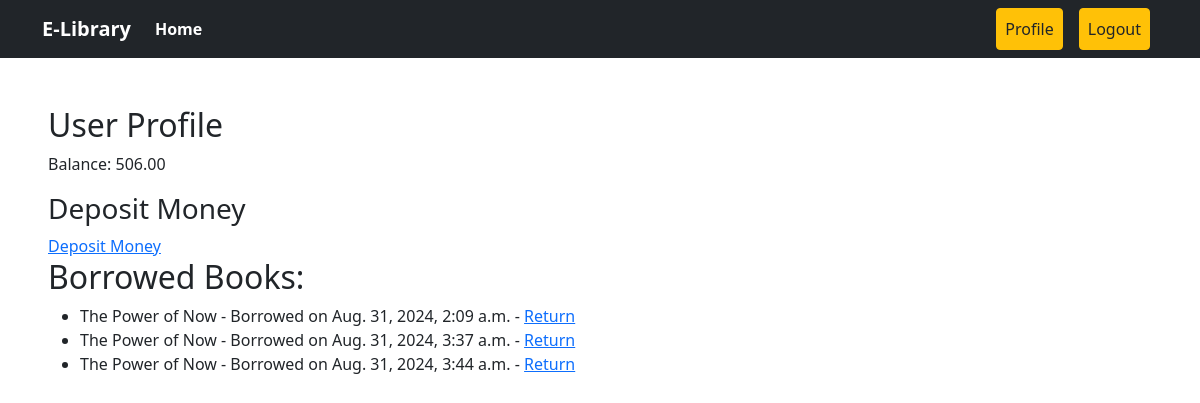
/books/profile/ (signed in), run on an earlier commit of the app's database.
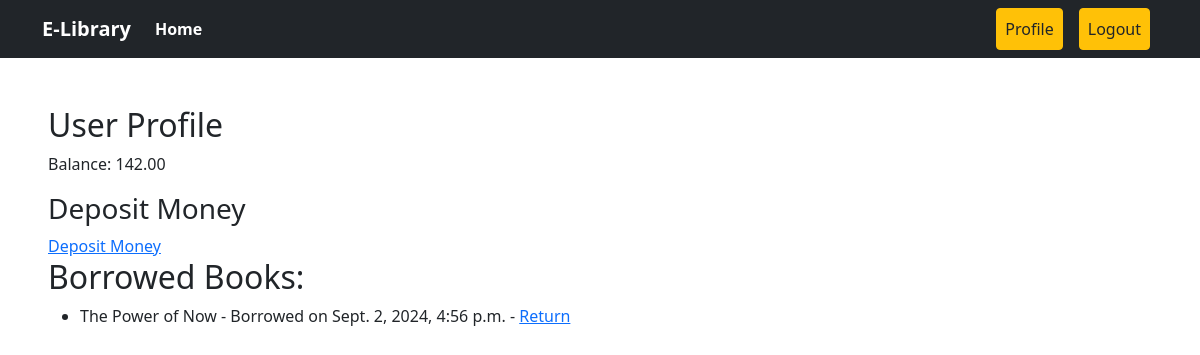
And on a later commit of the database.
### accounts/models.py (models this page shows)
class Account(models.Model):
    user = models.OneToOneField(User, on_delete=models.CASCADE)
    balance = models.DecimalField(max_digits=10, decimal_places=2, default=0.0)
    def __str__(self):
        return f"{self.user.username}'s Account"

### books/models.py (models this page shows, shortened)
class Order(models.Model):
    book = models.ForeignKey('Books', on_delete=models.CASCADE)
    user = models.ForeignKey(User, on_delete=models.CASCADE)
    order_date = models.DateTimeField(default=timezone.now)
    return_date = models.DateTimeField(null=True, blank=True)  # Date when the book is returned

class Books(models.Model):
    title = models.CharField(max_length=50)
    image_url = models.URLField(max_length=200, default='')  # Default empty string for image URL
    book_name = models.CharField(max_length=100, default='Unnamed Book')  # Default book name
    borrow_price = models.DecimalField(max_digits=10, decimal_places=2, default=0.0)  # Default price 0.0
    category = models.ForeignKey(Category, on_delete=models.CASCADE)  # ForeignKey to Category model
    quantity_available = models.PositiveIntegerField(default=0)  # Default quantity 0
    description = models.TextField(default='No description available')  # Default description

### books/views.py (the view)
# urls.py: path('profile/', views.profile, name='profile'),
@login_required
def profile(request):
    account = Account.objects.get(user=request.user)
    orders = Order.objects.filter(user=request.user)
    context = {
        'account': account,
        'orders': orders,
    }
    print(context)
    return render(request, 'profile.html', context)

### books/models.py (called while the page is built)
    def __str__(self):
        return f"Order #{self.id} - {self.book.book_name} by {self.user.username}"

### templates/profile.html
{% extends "base.html" %}
{% block content %}
  <h2>User Profile</h2>
  <p>Balance: {{ account.balance }}</p>
  <h3>Deposit Money</h3>
  <a href="{% url 'deposit_money' %}">Deposit Money</a>
  <h2>Borrowed Books:</h2>
  <ul>
    {% for order in orders %}
      <li>{{ order.book.title }}  - Borrowed on {{ order.order_date }} - <a href="{% url 'return_book' order.id %}">Return</a></li>
    {% empty %}
      <li>No borrowing history</li>
    {% endfor %}
  </ul>
{% endblock %}

### templates/base.html (shortened to what this page needs)
<!DOCTYPE html>
<html lang="en">
<head>
  <link href="https://cdn.jsdelivr.net/npm/bootstrap@5.0.2/dist/css/bootstrap.min.css" rel="stylesheet" />
</head>
<body>
  <nav class="navbar navbar-expand-lg navbar-light bg-dark">
    <div class="container">
      <span class="navbar-brand fw-bold text-white">E-Library</span>
      <div class="collapse navbar-collapse" id="navbarSupportedContent">
        <ul class="navbar-nav me-auto mb-2 mb-lg-0">
          <li class="nav-item">
            <a class="nav-link active text-white fw-bold" aria-current="page" href="{% url 'homepage' %}">Home</a>
          </li>
        </ul>
        <div class="d-flex">
          <ul class="navbar-nav me-auto mb-2 mb-lg-0">
            {% if request.user.is_authenticated %}
            <li class="nav-item mx-2">
              <a class="nav-link btn btn-warning text-dark" href="{% url 'profile' %}">Profile</a>
            </li>
            <li class="nav-item mx-2">
              <a class="nav-link btn btn-warning text-dark" href="{% url 'user_logout' %}">Logout</a>
            </li>
            {% endif %}
          </ul>
        </div>
      </div>
    </div>
  </nav>
  <div class="p-5">
  {% block content %} {% endblock content %}
  </div>
</body>
</html>

What changed in the data, as far as the page shows it:
removed Account: balance "506.00"
removed Order: book "The Power of Now", order_date "Aug. 31, 2024, 2:09 a.m."
removed Order: book "The Power of Now", order_date "Aug. 31, 2024, 3:37 a.m."
removed Order: book "The Power of Now", order_date "Aug. 31, 2024, 3:44 a.m."
added Account: balance "142.00"
added Order: book "The Power of Now", order_date "Sept. 2, 2024, 4:56 p.m."
